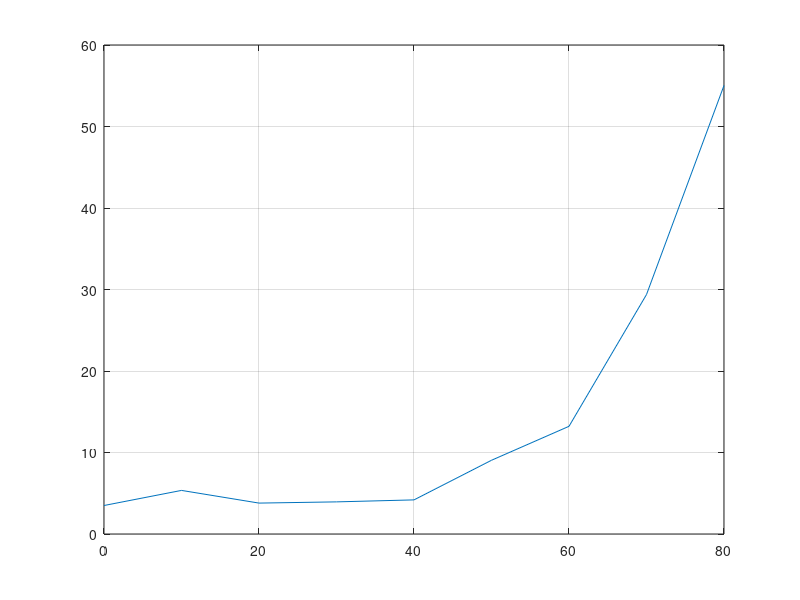

Here is the MATLAB script that generated this plot: (Note: this script raises an error after producing the figure.)
n_material = 1.46;
n_air = 1;
surface_reflection = zeros(9,1);
angle_incidence = linspace(0,80,9);

for i = 1 : length(angle_incidence)
    r_parallel = ((cosd(angle_incidence(i)) - ...
        sqrt((n_material/n_air)^2 - sind(angle_incidence(i) ^ 2))) ...
        / ...
        (cosd(angle_incidence(i)) + ...
        sqrt((n_material/n_air)^2 - sind(angle_incidence(i) ^ 2))))^2 ;
    
    
    r_perpendicular = ((((n_material/n_air)^2)*(cosd(angle_incidence(i))) - ...
        sqrt((n_material/n_air)^2 - sind(angle_incidence(i) ^ 2))) ...
        / ...
        (((n_material/n_air)^2)*(cosd(angle_incidence(i))) + ...
        sqrt((n_material/n_air)^2 - sind(angle_incidence(i) ^ 2))))^2 ;
    
   surface_reflection(i) = ((r_parallel + r_perpendicular ) / 2) * 100;
end

disp(surface_reflection)
h = figure;
plot(angle_incidence,surface_reflection)
grid on

datacursormode(h,'on');
xlabel('Angle of Incidence (in degrees)')
ylabel('Surface Reflection (in %)')
title('Front Surface Reflection')
ylim([0 100])
